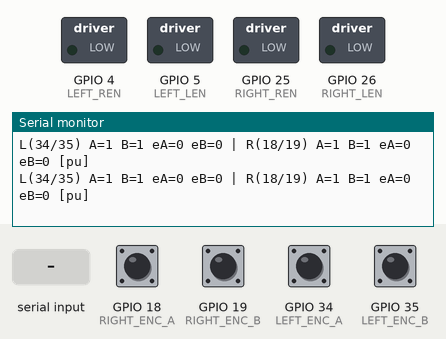
This sketch was run on a simulated ESP32. Shown: switched loads named in the sketch (green lamp = pin HIGH), the last lines printed to the serial monitor. The test bench sets the inputs (shaded band); at power-on: GPIO 18 (RIGHT_ENC_A), GPIO 19 (RIGHT_ENC_B), GPIO 34 (LEFT_ENC_A), GPIO 35 (LEFT_ENC_B) HIGH.

Above: at 1.2 s.
1.3 s: "P" received over Serial
At 1.56 s:
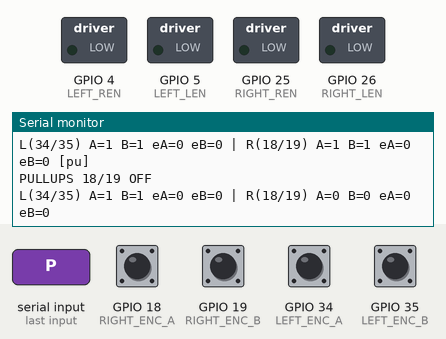
2.9 s: "p" received over Serial
At 2.91 s:
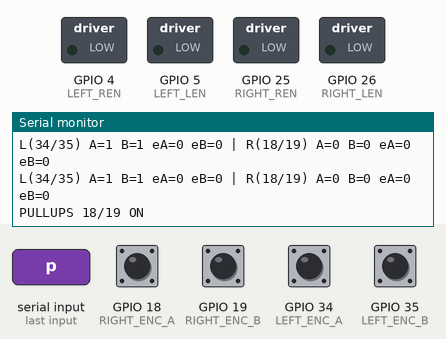

The sketch:

encoder_probe.ino
```cpp
/*
  encoder_probe.ino - raw encoder diagnostic (NO motor drive: drivers disabled).

  Watches all 4 encoder wires separately and counts edges on EACH channel, with
  internal pull-ups enabled where the ESP32 has them (18/19; 34/35 have none).

  Upload, open Serial Monitor at 115200, turn each wheel slowly BY HAND:
    every 200 ms:  L A=<level> B=<level> eA=<edges> eB=<edges> | R A=.. B=.. eA=.. eB=..

  Reading the result for the LEFT wheel:
    eA and eB both increase  -> encoder OK (then the problem was elsewhere)
    only eB increases        -> channel A dead/broken wire (firmware counts ONLY on A!)
    only eA increases        -> channel B dead (direction wrong, counts still possible)
    neither, levels stuck 0  -> no power to encoder / GND missing / output needs pull-up
    neither, levels stuck 1  -> sensor dead or magnet disc loose

  Send 'P' to toggle pull-ups on 18/19 (test open-collector encoders), 'Z' to zero.
*/
#include <Arduino.h>

#define LEFT_ENC_A  34
#define LEFT_ENC_B  35
#define RIGHT_ENC_A 18
#define RIGHT_ENC_B 19

// motor driver enables (held LOW = drivers off, wheels free)
#define LEFT_REN  4
#define LEFT_LEN  5
#define RIGHT_REN 25
#define RIGHT_LEN 26

volatile unsigned long eLA = 0, eLB = 0, eRA = 0, eRB = 0;
void IRAM_ATTR isrLA() { eLA++; }
void IRAM_ATTR isrLB() { eLB++; }
void IRAM_ATTR isrRA() { eRA++; }
void IRAM_ATTR isrRB() { eRB++; }

bool pullups = true;

void configPins() {
  pinMode(LEFT_ENC_A, INPUT);            // 34/35: input-only, no internal pull-up exists
  pinMode(LEFT_ENC_B, INPUT);
  pinMode(RIGHT_ENC_A, pullups ? INPUT_PULLUP : INPUT);
  pinMode(RIGHT_ENC_B, pullups ? INPUT_PULLUP : INPUT);
}

void setup() {
  Serial.begin(115200);
  pinMode(LEFT_REN, OUTPUT);  digitalWrite(LEFT_REN, LOW);
  pinMode(LEFT_LEN, OUTPUT);  digitalWrite(LEFT_LEN, LOW);
  pinMode(RIGHT_REN, OUTPUT); digitalWrite(RIGHT_REN, LOW);
  pinMode(RIGHT_LEN, OUTPUT); digitalWrite(RIGHT_LEN, LOW);

  configPins();
  attachInterrupt(digitalPinToInterrupt(LEFT_ENC_A),  isrLA, CHANGE);
  attachInterrupt(digitalPinToInterrupt(LEFT_ENC_B),  isrLB, CHANGE);
  attachInterrupt(digitalPinToInterrupt(RIGHT_ENC_A), isrRA, CHANGE);
  attachInterrupt(digitalPinToInterrupt(RIGHT_ENC_B), isrRB, CHANGE);
  Serial.println("ENCODER PROBE ready - motors disabled. Turn wheels by hand. 'P'=pullups 18/19, 'Z'=zero");
}

void loop() {
  while (Serial.available()) {
    char c = Serial.read();
    if (c == 'P' || c == 'p') {
      pullups = !pullups; configPins();
      Serial.println(pullups ? "PULLUPS 18/19 ON" : "PULLUPS 18/19 OFF");
    } else if (c == 'Z' || c == 'z') {
      noInterrupts(); eLA = eLB = eRA = eRB = 0; interrupts();
      Serial.println("ZEROED");
    }
  }
  static uint32_t last = 0;
  if (millis() - last >= 200) {
    last = millis();
    unsigned long la, lb, ra, rb;
    noInterrupts(); la = eLA; lb = eLB; ra = eRA; rb = eRB; interrupts();
    Serial.printf("L(34/35) A=%d B=%d eA=%lu eB=%lu | R(18/19) A=%d B=%d eA=%lu eB=%lu%s\n",
                  digitalRead(LEFT_ENC_A), digitalRead(LEFT_ENC_B), la, lb,
                  digitalRead(RIGHT_ENC_A), digitalRead(RIGHT_ENC_B), ra, rb,
                  pullups ? " [pu]" : "");
  }
}
```

Measured:
- after the input at 1.3 s, the serial monitor: prints a new line at once (image 1)
- after the input at 2.9 s, the serial monitor: prints a new line at once (image 2)
